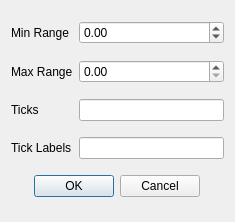
<?xml version="1.0" encoding="UTF-8"?>
<ui version="4.0">
 <class>SignalInfoDlg</class>
 <widget class="QDialog" name="SignalInfoDlg">
  <property name="geometry">
   <rect>
    <x>0</x>
    <y>0</y>
    <width>235</width>
    <height>222</height>
   </rect>
  </property>
  <property name="windowTitle">
   <string>Edit Signal Info</string>
  </property>
  <layout class="QGridLayout" name="gridLayout">
   <item row="1" column="0">
    <widget class="QLabel" name="lbRangeMax">
     <property name="text">
      <string>Max Range</string>
     </property>
    </widget>
   </item>
   <item row="1" column="1">
    <widget class="QDoubleSpinBox" name="spinRangeMax">
     <property name="maximum">
      <double>99999999999.000000000000000</double>
     </property>
    </widget>
   </item>
   <item row="2" column="0">
    <widget class="QLabel" name="lbTicks">
     <property name="text">
      <string>Ticks</string>
     </property>
    </widget>
   </item>
   <item row="0" column="1">
    <widget class="QDoubleSpinBox" name="spinRangeMin">
     <property name="decimals">
      <number>2</number>
     </property>
     <property name="minimum">
      <double>-99999999999.000000000000000</double>
     </property>
     <property name="maximum">
      <double>99999999999.000000000000000</double>
     </property>
     <property name="singleStep">
      <double>0.500000000000000</double>
     </property>
    </widget>
   </item>
   <item row="0" column="0">
    <widget class="QLabel" name="lbRangeMin">
     <property name="text">
      <string>Min Range</string>
     </property>
    </widget>
   </item>
   <item row="2" column="1">
    <widget class="QLineEdit" name="editTicks"/>
   </item>
   <item row="3" column="0">
    <widget class="QLabel" name="lbTickLabels">
     <property name="text">
      <string>Tick Labels</string>
     </property>
    </widget>
   </item>
   <item row="3" column="1">
    <widget class="QLineEdit" name="editTickLabels"/>
   </item>
   <item row="4" column="0" colspan="2" alignment="Qt::AlignHCenter">
    <widget class="QDialogButtonBox" name="buttonBox">
     <property name="orientation">
      <enum>Qt::Horizontal</enum>
     </property>
     <property name="standardButtons">
      <set>QDialogButtonBox::Cancel|QDialogButtonBox::Ok</set>
     </property>
    </widget>
   </item>
  </layout>
 </widget>
 <resources/>
 <connections>
  <connection>
   <sender>buttonBox</sender>
   <signal>accepted()</signal>
   <receiver>SignalInfoDlg</receiver>
   <slot>accept()</slot>
   <hints>
    <hint type="sourcelabel">
     <x>248</x>
     <y>254</y>
    </hint>
    <hint type="destinationlabel">
     <x>157</x>
     <y>274</y>
    </hint>
   </hints>
  </connection>
  <connection>
   <sender>buttonBox</sender>
   <signal>rejected()</signal>
   <receiver>SignalInfoDlg</receiver>
   <slot>reject()</slot>
   <hints>
    <hint type="sourcelabel">
     <x>316</x>
     <y>260</y>
    </hint>
    <hint type="destinationlabel">
     <x>286</x>
     <y>274</y>
    </hint>
   </hints>
  </connection>
 </connections>
</ui>
